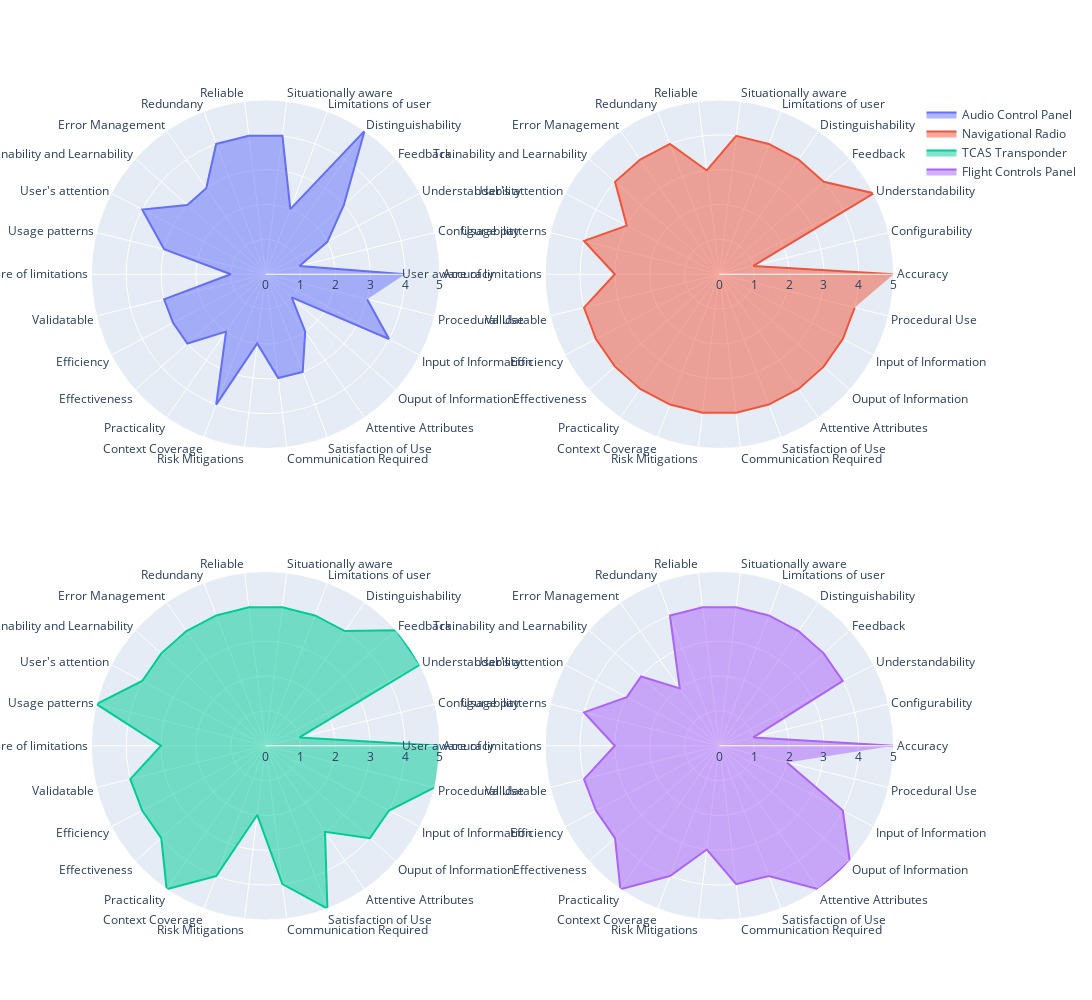

Write notebook code for a chart like this one.
### Code cell
fig = make_subplots(rows=2, cols=2,
                   specs=[[{"type": "polar"}, {"type": "polar"}],
                         [{"type": "polar"}, {"type": "polar"}]])
fig.add_trace(go.Scatterpolar(
    name="Audio Control Panel",
    r=df['Audio Control Panel'],
    theta=df['Quality'],
    fill='toself'
    ), 1, 1)
fig.add_trace(go.Scatterpolar(
    name="Navigational Radio",
    r=df['Navigational Radio'],
    theta=df['Quality'],
    fill='toself'
    ), 1, 2)
fig.add_trace(go.Scatterpolar(
    name="TCAS Transponder",
    r=df['TCAS Transponder'],
    theta=df['Quality'],
    fill='toself'
    ), 2, 1)
fig.add_trace(go.Scatterpolar(
    name="Flight Controls Panel",
    r=df['Flight Controls Panel'],
    theta=df['Quality'],
    fill='toself'
    ), 2, 2)
fig.update_layout(height=1000, width=1500)
fig.show()

### Figure 1 — Plotly figure (JSON) as saved in the notebook; plotly's stock layout.template omitted (floating-point values rounded to 4 significant figures)
{"data": [{"fill": "toself", "name": "Audio Control Panel", "r": [4, 1, 2, 3, 5, 2, 4, 4, 4, 3, 3, 4, 3, 1, 3, 3, 3, 2, 4, 2, 3, 3, 2, 1, 4, 3], "subplot": "polar", "theta": ["Accuracy", "Configurability", "Understandability", "Feedback", "Distinguishability", "Limitations of user", "Situationally aware", "Reliable", "Redundany", "Error Management", "Trainability and Learnability", "User's attention", "Usage patterns", "User aware of limitations", "Validatable", "Efficiency", "Effectiveness", "Practicality", "Context Coverage", "Risk Mitigations", "Communication Required", "Satisfaction of Use", "Attentive Attributes", "Ouput of Information", "Input of Information", "Procedural Use"], "type": "scatterpolar"}, {"fill": "toself", "name": "Navigational Radio", "r": [5, 1, 5, 4, 4, 4, 4, 3, 4, 4, 4, 3, 4, 3, 4, 4, 4, 4, 4, 4, 4, 4, 4, 4, 4, 4], "subplot": "polar2", "theta": ["Accuracy", "Configurability", "Understandability", "Feedback", "Distinguishability", "Limitations of user", "Situationally aware", "Reliable", "Redundany", "Error Management", "Trainability and Learnability", "User's attention", "Usage patterns", "User aware of limitations", "Validatable", "Efficiency", "Effectiveness", "Practicality", "Context Coverage", "Risk Mitigations", "Communication Required", "Satisfaction of Use", "Attentive Attributes", "Ouput of Information", "Input of Information", "Procedural Use"], "type": "scatterpolar"}, {"fill": "toself", "name": "TCAS Transponder", "r": [5, 1, 5, 5, 4, 4, 4, 4, 4, 4, 4, 4, 5, 3, 4, 4, 4, 5, 4, 2, 4, 5, 3, 4, 4, 5], "subplot": "polar3", "theta": ["Accuracy", "Configurability", "Understandability", "Feedback", "Distinguishability", "Limitations of user", "Situationally aware", "Reliable", "Redundany", "Error Management", "Trainability and Learnability", "User's attention", "Usage patterns", "User aware of limitations", "Validatable", "Efficiency", "Effectiveness", "Practicality", "Context Coverage", "Risk Mitigations", "Communication Required", "Satisfaction of Use", "Attentive Attributes", "Ouput of Information", "Input of Information", "Procedural Use"], "type": "scatterpolar"}, {"fill": "toself", "name": "Flight Controls Panel", "r": [5, 1, 4, 4, 4, 4, 4, 4, 4, 2, 3, 3, 4, 3, 4, 4, 4, 5, 4, 3, 4, 4, 5, 5, 4, 2], "subplot": "polar4", "theta": ["Accuracy", "Configurability", "Understandability", "Feedback", "Distinguishability", "Limitations of user", "Situationally aware", "Reliable", "Redundany", "Error Management", "Trainability and Learnability", "User's attention", "Usage patterns", "User aware of limitations", "Validatable", "Efficiency", "Effectiveness", "Practicality", "Context Coverage", "Risk Mitigations", "Communication Required", "Satisfaction of Use", "Attentive Attributes", "Ouput of Information", "Input of Information", "Procedural Use"], "type": "scatterpolar"}], "layout": {"height": 1000, "polar": {"domain": {"x": [0, 0.45], "y": [0.575, 1]}}, "polar2": {"domain": {"x": [0.55, 1], "y": [0.575, 1]}}, "polar3": {"domain": {"x": [0, 0.45], "y": [0, 0.425]}}, "polar4": {"domain": {"x": [0.55, 1], "y": [0, 0.425]}}, "width": 1500}}
